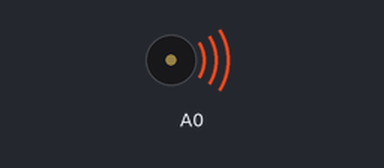
Bench run of a sketch on a simulated Arduino Uno, built with avr-gcc and run on an emulated ATmega328P. Shown: buzzer (waves = sounding).

Above: at 0.5 s.
Timing chart, 0 to 4.6 s (numbered marks = the images above):
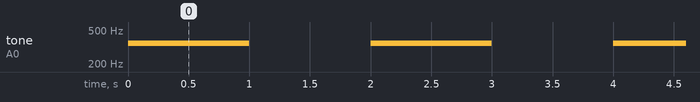

Measured:
- by itself, tone on A0: alternates 350 Hz for 1.0 s and silent for 1.0 s

The sketch:

dialtone.ino
```cpp
void setup() {

}

void loop() {
  tone(A0, 440);
  tone(A0, 350);

delay(1000);
noTone(A0);
delay(1000);
}
```
